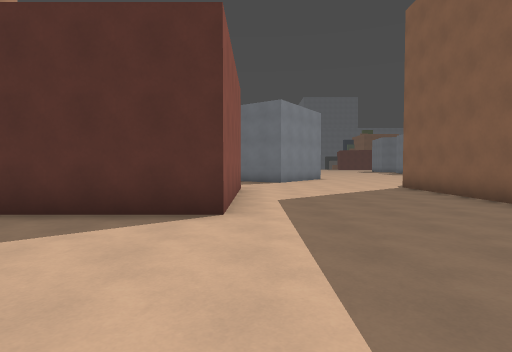
[1] (above)

22 first-person views from a walk through a 3-D level made in the Godot game engine. The camera is 1.4 m above the floor, tilts 2° down and sees 80° across. The floor is counted in squares, 2 m on a side. Each view is taken from the middle of a square. On the plan, view 1 faces up. The plan holds only what a view shows up to about 10 squares ahead; the rest is blank. The place goes on beyond the plan. Characters and animated objects are not drawn.

[2]
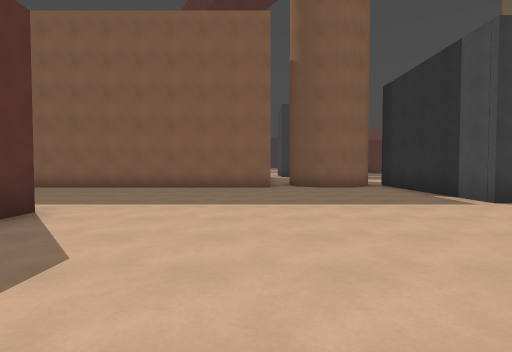

[3]
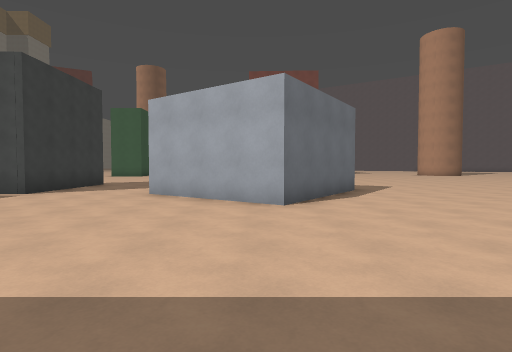

[4]
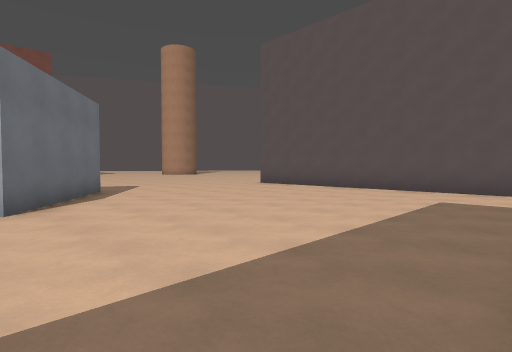

[5]
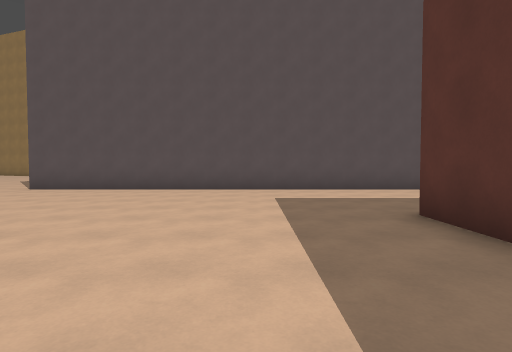

[6]
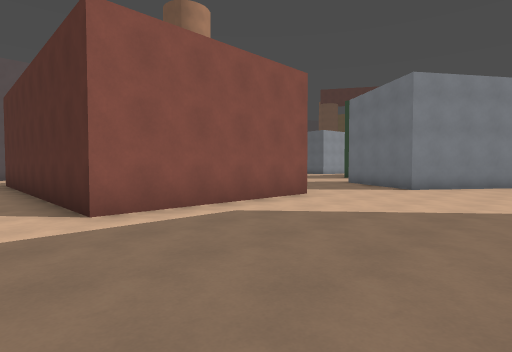

[7]
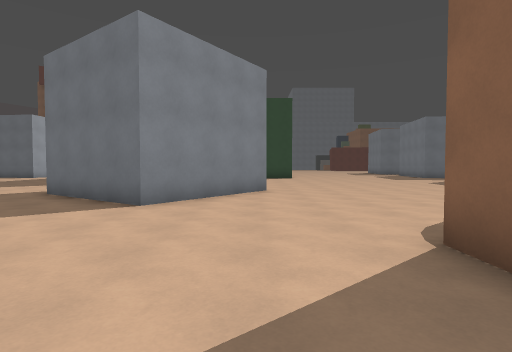

[8]
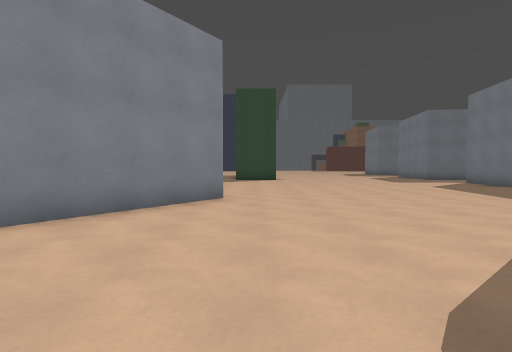

[9]
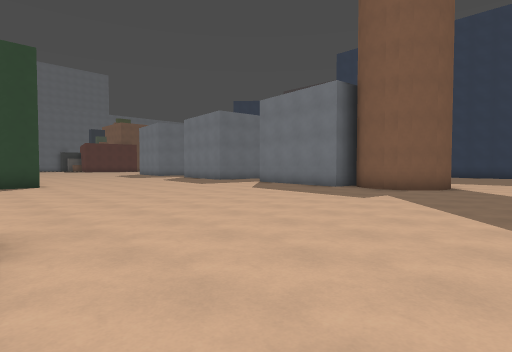

[10]
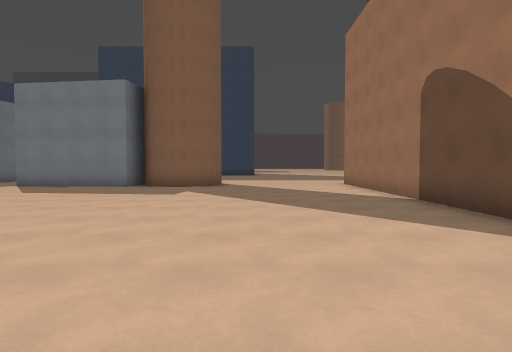

[11]
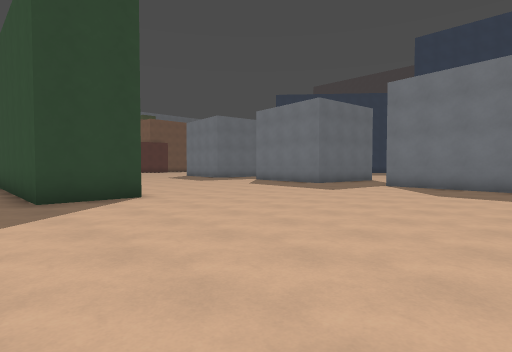

[12]
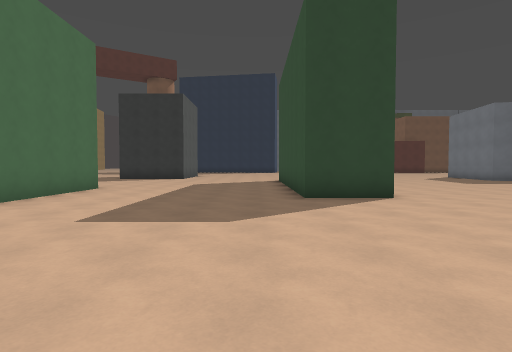

[13]
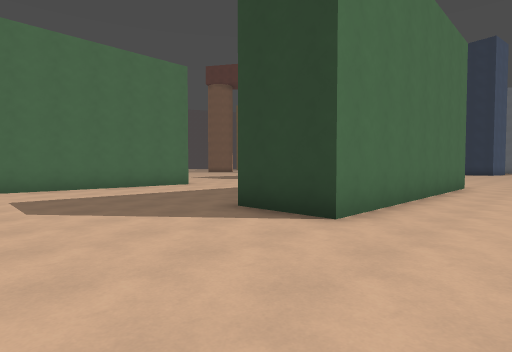

[14]
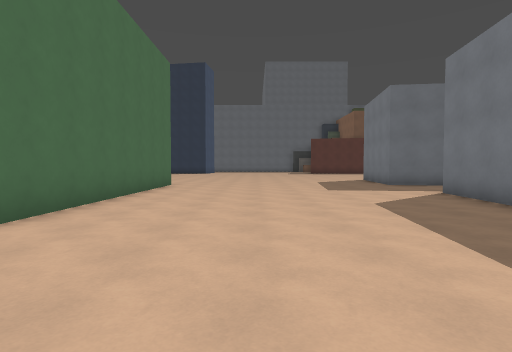

[15]
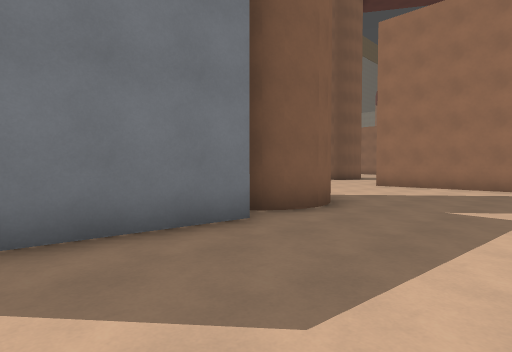

[16]
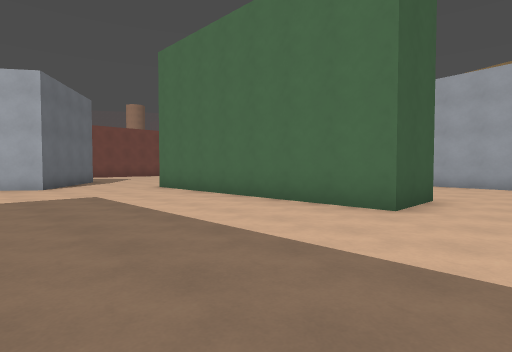

[17]
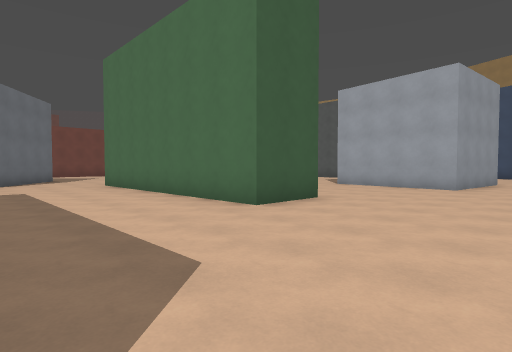

[18]
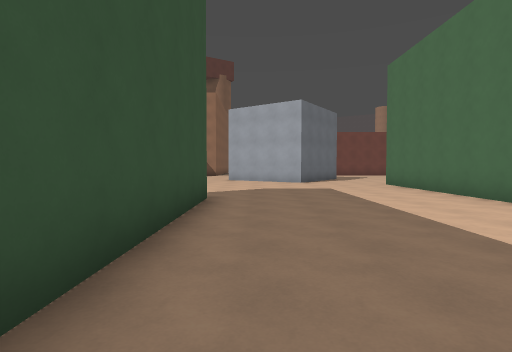

[19]
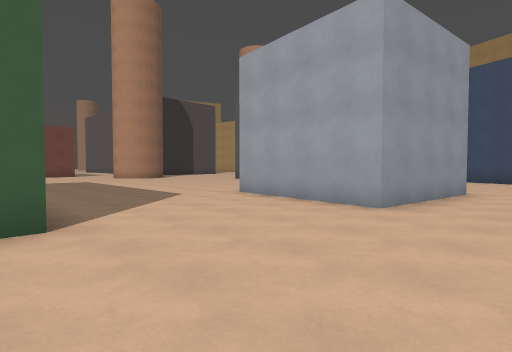

[20]
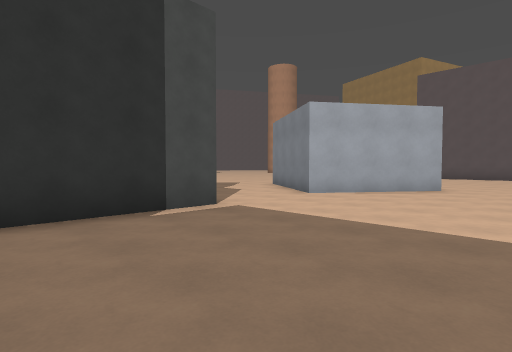

[21]
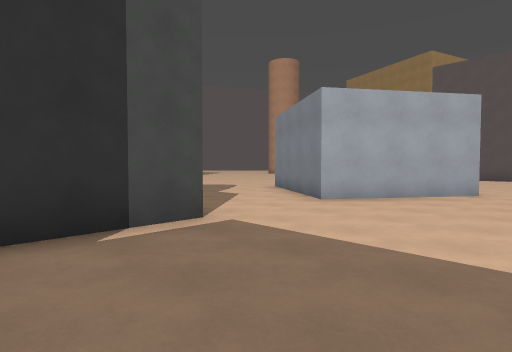

[22]
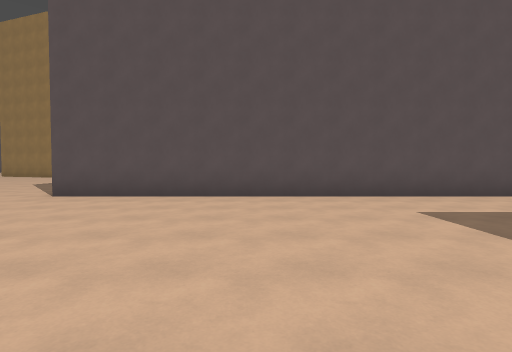

### Floor plan
Key: @ floor where view 1 was taken; # wall or solid block; . floor; B block; O other object.
Columns run from 14 left of view 1 to 12 right of it. Each row starts with its distance up from view 1.
 30      ............  O.......
 29 .................O O.......
 28 ..BBBB...........O O.......
 27      B...........O O.......
 26      B....OO.....O O.......
 25     B..... O.....O O.......
 24     B..... O.....OOO......B
 23     ...... O..............
 22     .....  O..............
 21      ....  O...............
 20       ...  O...............
 19        ..  O..............B
 18             ..............B
 17              .BB..........B
 16           .. B   .........O
 15           ..B   BB........O
 14            ..B  B..........
 13             ..BB...........
 12              ..............
 11              ..............
 10              ..............
  9              B.....BBBBBBBB
  8              B.....B
  7 B            B.....B
  6 B..          B.....B
  5 B....BBBBBBBBB.....B
  4 B..................B
  3 B..................B
  2 B..................B
  1 B..................B
  0 B.............@.....
 -1 B..................#
 -2 B.......BB.........O
 -3 B.......B BB........
 -4 B......B   B...OOOOO
 -5 .......B  B....O
 -6 .......   B....O

Positions as (right, up) in squares from view 1, and headings:
1: (0, 0), facing up
2: (-5, 1), facing right
3: (-5, 4), facing down
4: (-5, 4), facing down-left
5: (-5, 2), facing left
6: (4, 3), facing up-left
7: (3, 7), facing up
8: (4, 9), facing up
9: (3, 12), facing up-right
10: (2, 13), facing right
11: (2, 17), facing up-right
12: (2, 17), facing up
13: (7, 20), facing up-left
14: (8, 20), facing up
15: (9, 20), facing down-right
16: (2, 28), facing down-left
17: (1, 30), facing down-left
18: (2, 30), facing down
19: (-4, 30), facing down-left
20: (4, 1), facing down-left
21: (3, 0), facing down-left
22: (-7, 0), facing left
